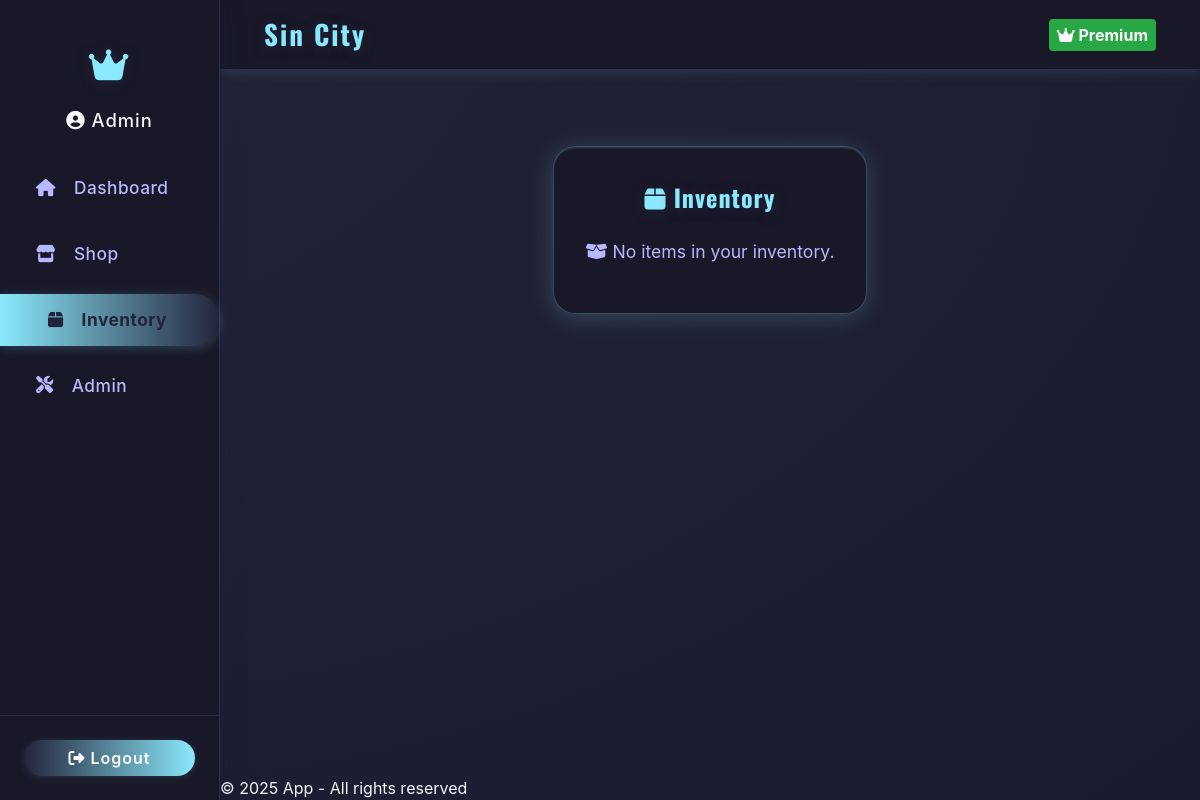
Before: /inventory (signed in) with the older database file.
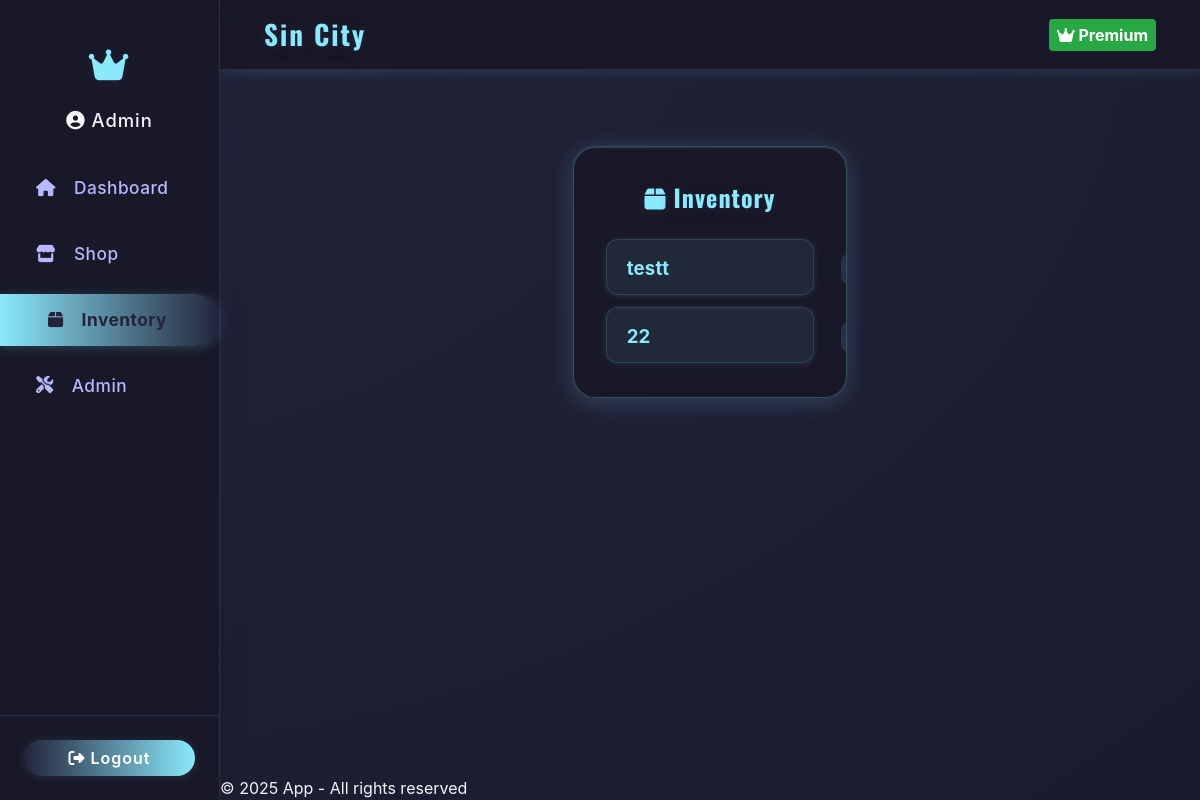
After: the same page with the newer database file.
### app.py (models this page shows)
class UserInventory(db.Model):
    id = db.Column(db.Integer, primary_key=True)
    user_id = db.Column(db.Integer, db.ForeignKey('user.id'), nullable=False)
    item_id = db.Column(db.Integer, db.ForeignKey('shop_item.id'), nullable=False)
    quantity = db.Column(db.Integer, default=1, nullable=False)
    user = db.relationship('User', backref='inventory')
    item = db.relationship('ShopItem')

class ShopItem(db.Model):
    id = db.Column(db.Integer, primary_key=True)
    name = db.Column(db.String(64), nullable=False)
    description = db.Column(db.String(256))
    price = db.Column(db.Integer, nullable=False)
    stock = db.Column(db.Integer, nullable=False, default=0)

### app.py (the view)
@app.route('/inventory')
@login_required
def inventory():
    inventory_items = UserInventory.query.filter_by(user_id=current_user.id).all()
    return render_template('inventory.html', inventory_items=inventory_items)

### app.py (called while the page is built)
@app.before_request
def update_last_seen():
    if current_user.is_authenticated:
        current_user.last_seen = datetime.utcnow()
        db.session.commit()

@login_manager.user_loader
def load_user(user_id):
    return db.session.get(User, int(user_id))

### templates/inventory.html (shortened to what this page needs)
{% extends "base.html" %}
{% block content %}
<div class="inventory-container">
    <div class="inventory-title"><i class="fas fa-box"></i> Inventory</div>
    {% if inventory_items %}
    <ul class="inventory-list">
      {% for inv in inventory_items %}
      <li class="inventory-item">
        <span class="item-name">{{ inv.item.name }}</span>
        <span class="item-qty">x{{ inv.quantity }}</span>
      </li>
      {% endfor %}
    </ul>
    {% else %}
    <div class="inventory-empty">
        <i class="fas fa-box-open"></i> No items in your inventory.
    </div>
    {% endif %}
</div>
{% endblock %}

Changed rows visible on the page:
added UserInventory: item.name "testt"
added UserInventory: item.name "22"
Other visible differences:
text no longer shown: "No items in your inventory."
